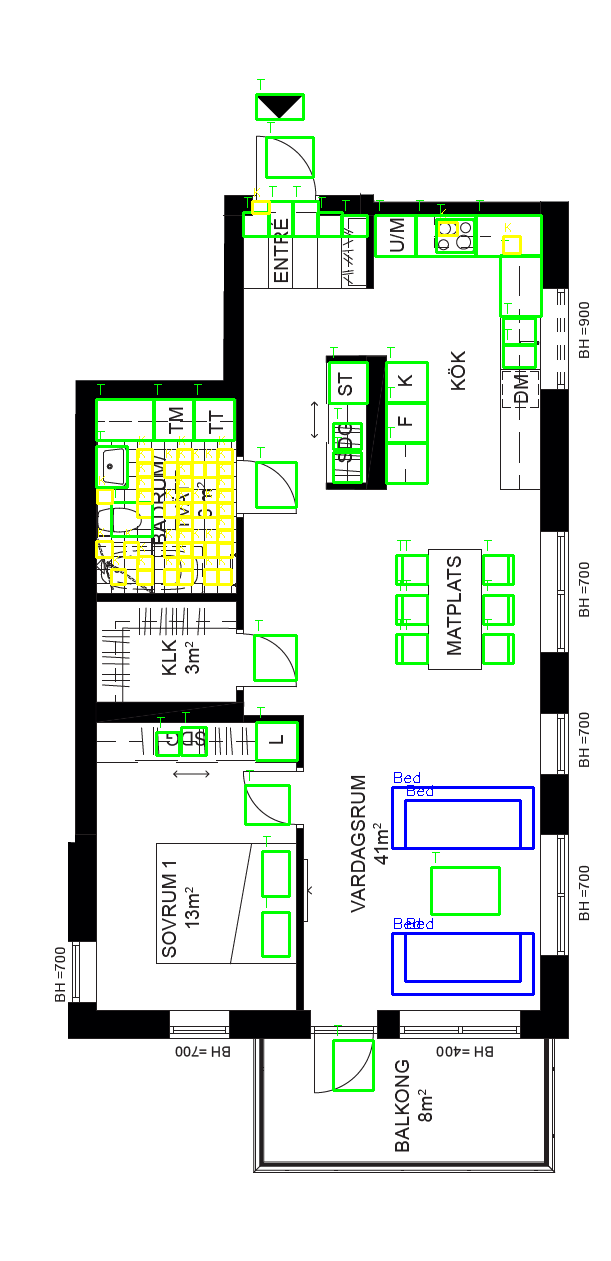
#> input picture furniture_detection_visualization.png, 611 x 1261 px
$ python -i detect.py   (imports and definitions only)
#> lines starting #> are read from the running program, lines starting #| are printed output that depends on the picture; after the words box and inside, x2 and y2 are one past the last pixel; in counts of white or black regions, pixels touching at a corner belong together
import cv2
import numpy as np
from . import image
from . import const
from . import image
from . import calculate
from . import transform
import math

# Calculate (actual) size of apartment


# [772 lines left out: functions wall_filter, precise_boxes, __corners_and_draw_lines, find_rooms, and_remove_precise_boxes, outer_contours and 13 more, not called in this run]

>>> import cv2
>>> picture = cv2.imread('../furniture_detection_visualization.png', cv2.IMREAD_GRAYSCALE)
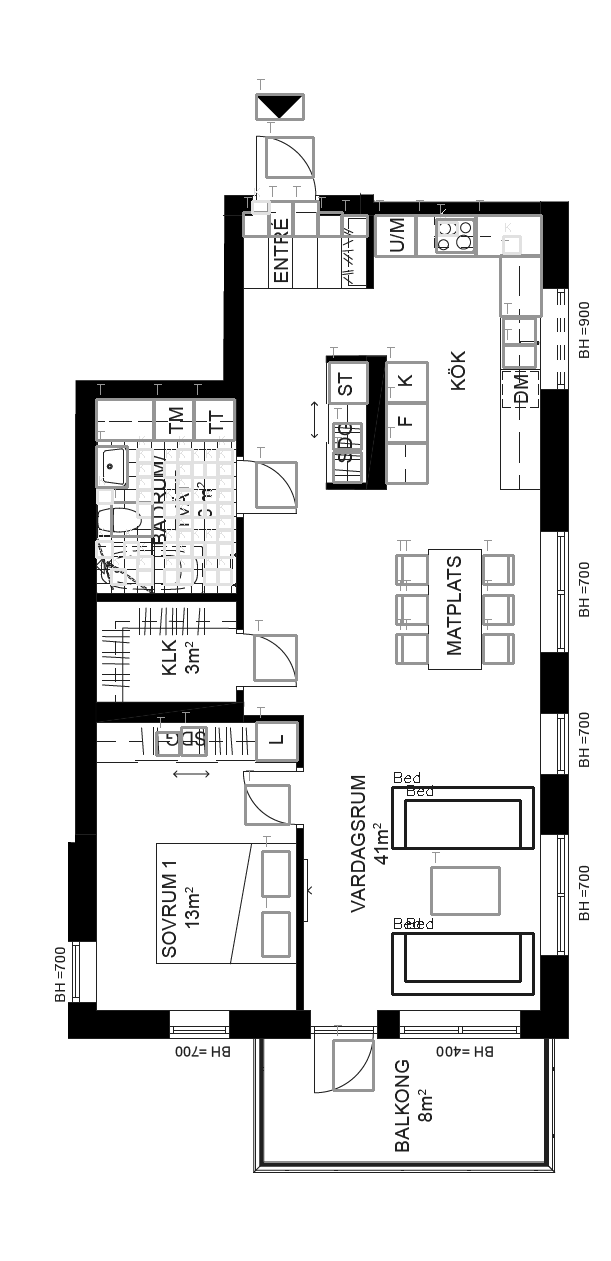
#> picture: shape (1261, 611); min 0, max 255, mean 228
>>> result = wall_filter(picture)
#> in wall_filter, `_, thresh = cv2.threshold( gray, const.WALL_FILTER_TRESHOLD[0], const...`:
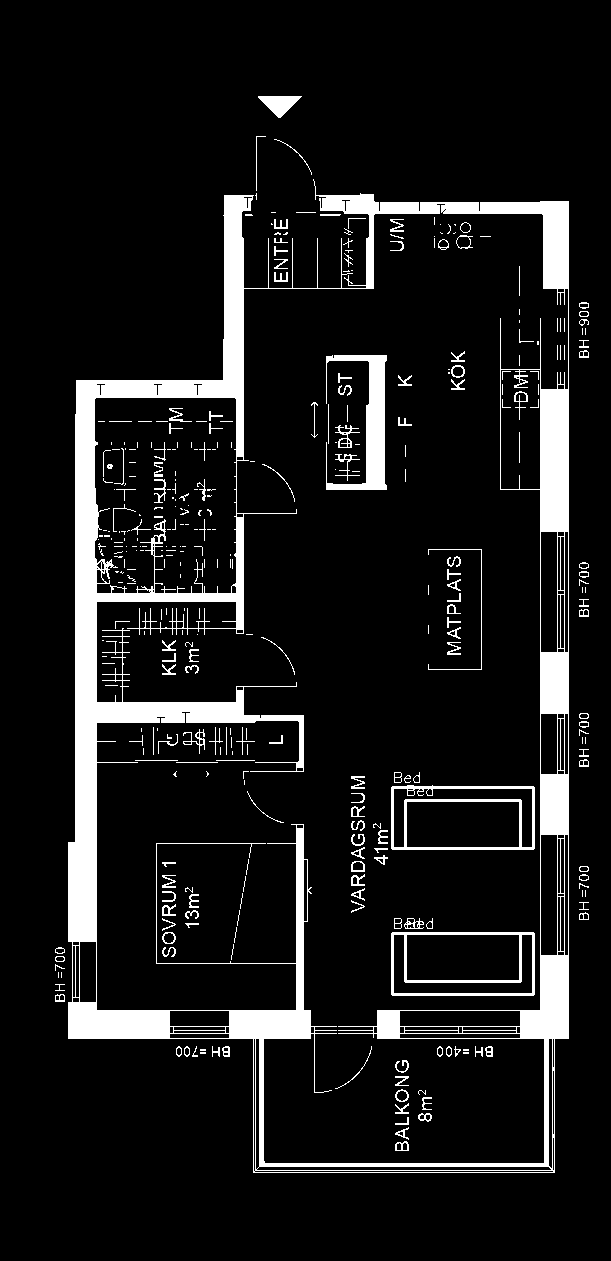
#> thresh: shape (1261, 611); 9.9% white; 355 white regions (200 under 20 px), largest, box (x1, y1, x2, y2) and area: (68, 179, 569, 1173) 59619, (326, 355, 387, 490) 3028, (391, 785, 535, 850) 1903
#> in wall_filter, `opening = cv2.morphologyEx( thresh, cv2.MORPH_OPEN, kernel, iterations..`:
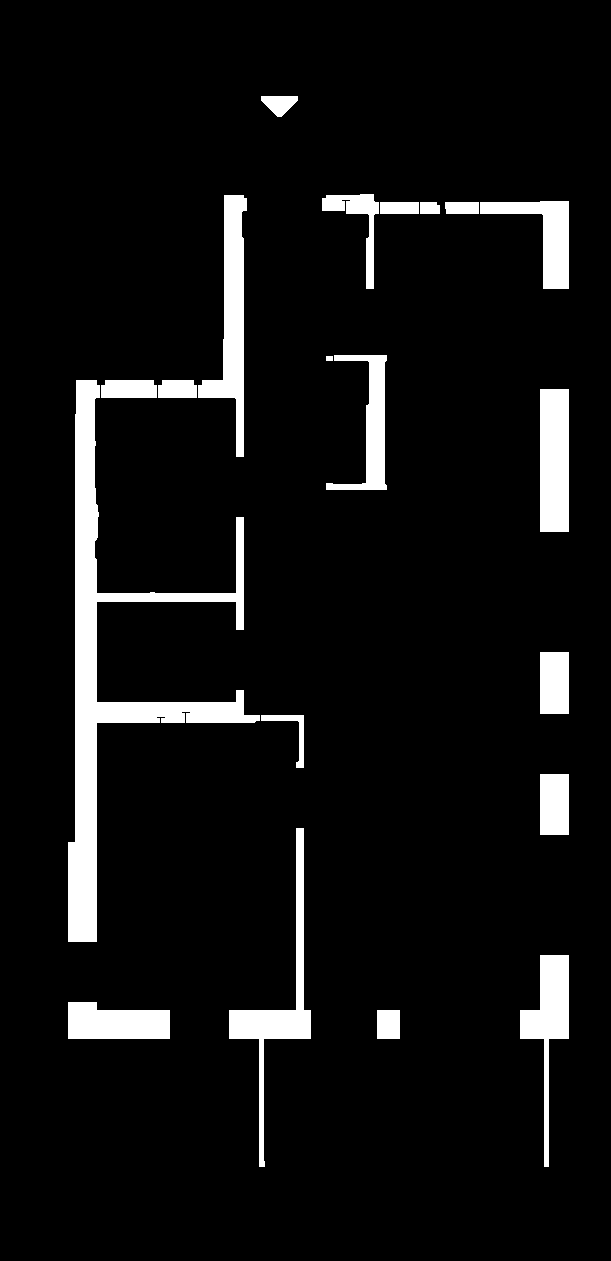
#> opening: shape (1261, 611); 7% white; 20 white regions, largest, box (x1, y1, x2, y2) and area: (68, 380, 260, 942) 18312, (198, 195, 247, 457) 5009, (229, 828, 311, 1167) 4480
#> in wall_filter, `sure_bg = cv2.dilate( opening, kernel, iterations=const.WALL_FILTER_DI..`: sure_bg: shape (1261, 611); 9.8% white; 11 white regions, largest, box (x1, y1, x2, y2) and area: (65, 192, 307, 945) 34766, (319, 191, 572, 292) 8326, (226, 825, 314, 1170) 7048
#> in wall_filter, `ret, sure_fg = cv2.threshold( const.WALL_FILTER_DISTANCE_THRESHOLD[0] ..`:
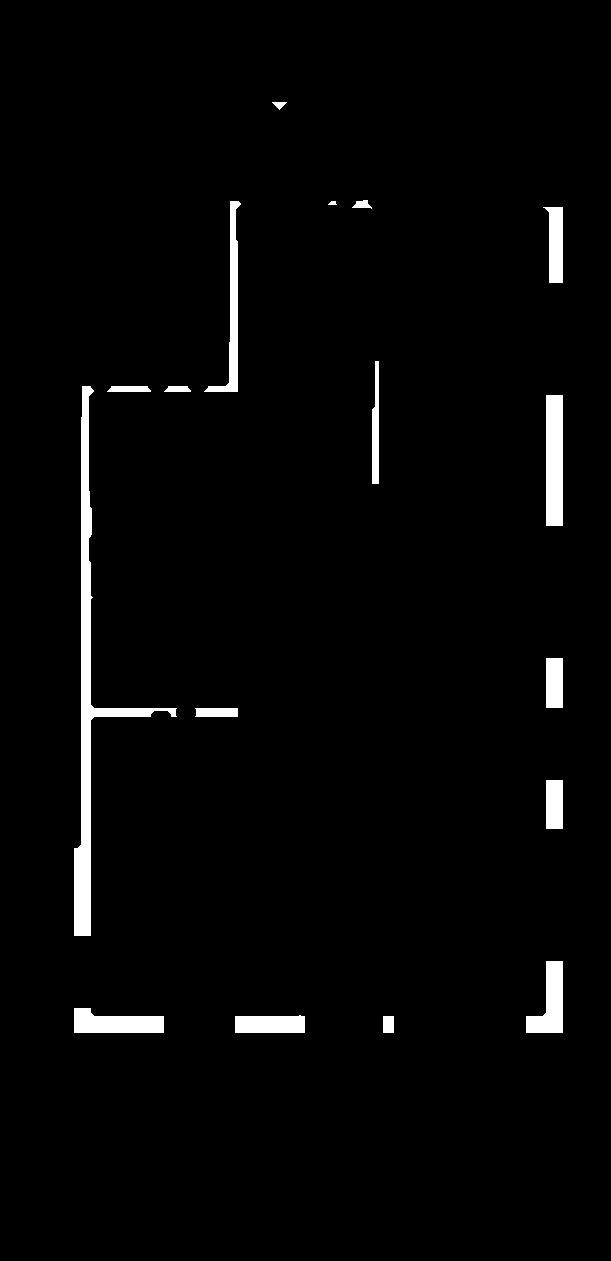
#> sure_fg: shape (1261, 611) float32; 2.5% white; 17 white regions, largest, box (x1, y1, x2, y2) and area: (74, 386, 177, 936) 6550, (546, 395, 563, 526) 2227, (74, 1008, 164, 1033) 1672
#> in wall_filter, `ret, sure_fg = cv2.threshold( const.WALL_FILTER_DISTANCE_THRESHOLD[0] ..`: ret = 3.4
#> in wall_filter, `unknown = cv2.subtract(sure_bg, sure_fg)`:
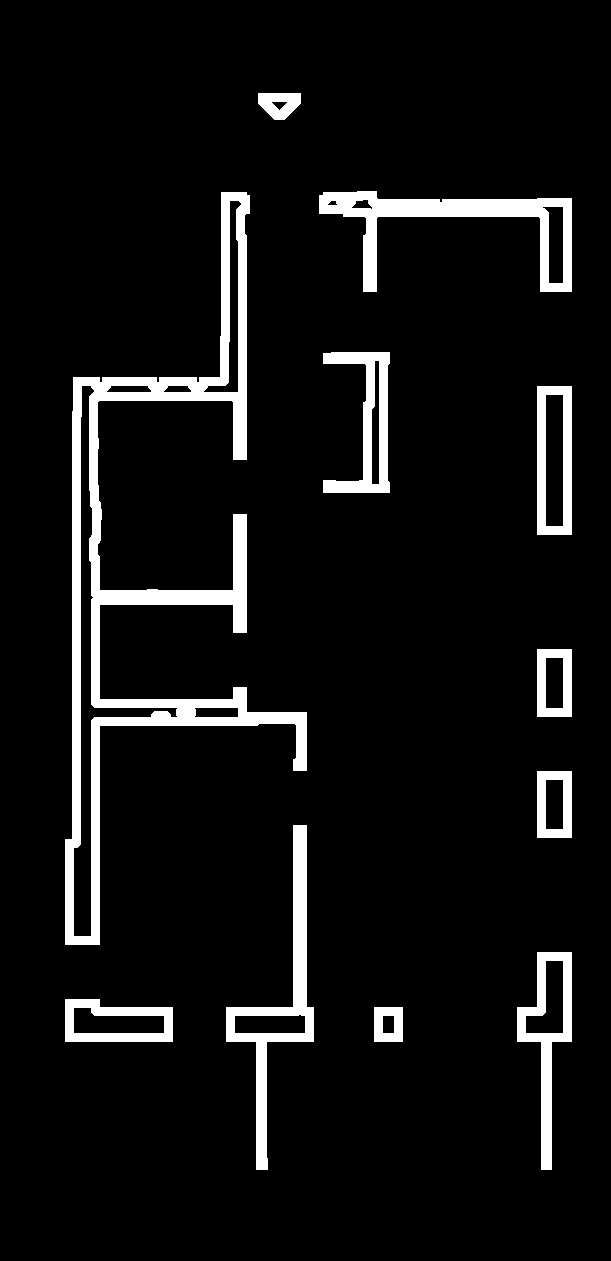
#> unknown: shape (1261, 611); 7.3% white; 11 white regions, largest, box (x1, y1, x2, y2) and area: (65, 192, 307, 945) 25788, (319, 191, 572, 292) 7109, (226, 825, 314, 1170) 5856
